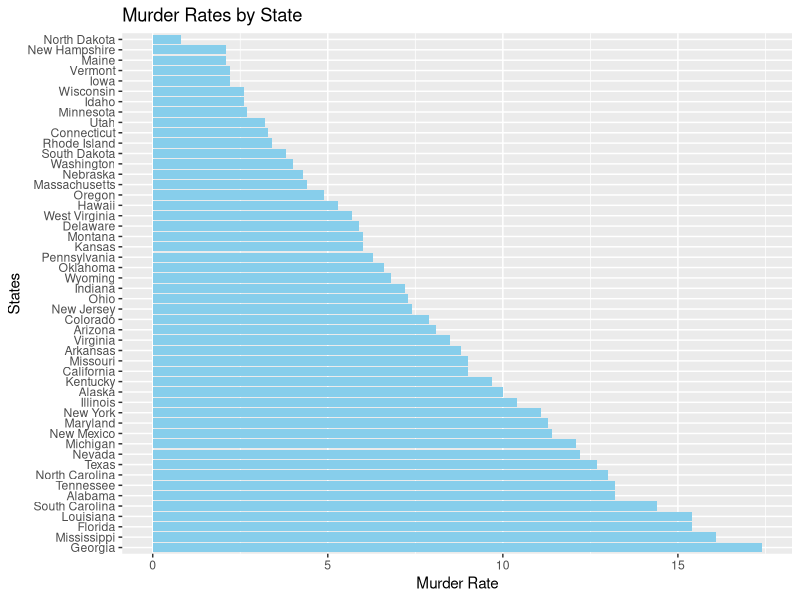

The R source for this figure:
library(ggplot2)
ggplot(USArrests, aes(x = reorder(row.names(USArrests), -Murder), y = Murder)) + 
  geom_bar(stat = "identity", fill = "skyblue") +
  coord_flip() +
  labs(title = "Murder Rates by State", x = "States", y = "Murder Rate")
